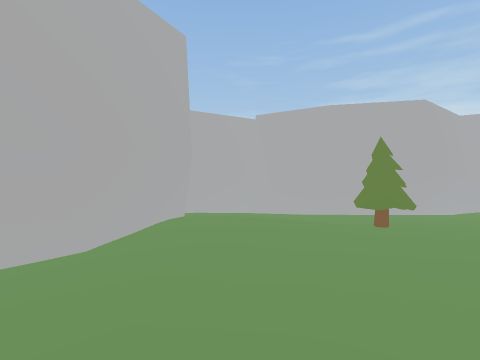
view 1 (above)

22 first-person views from a walk through a Unity game level. The camera is 1.3 m above the floor, looks level and sees 85° across. The floor is counted in squares, 2 m on a side. Each view is taken from the middle of a square. On the plan, view 1 faces up. The plan holds only what a view shows up to about 9 squares ahead; the rest is blank. The place goes on beyond the plan.

view 2
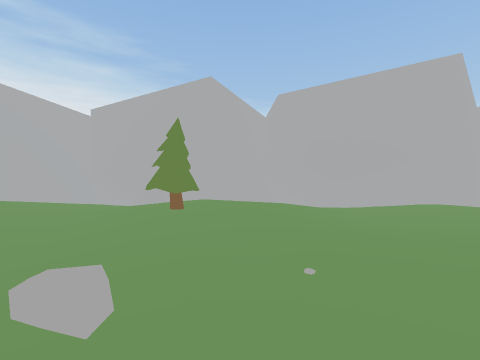

view 3
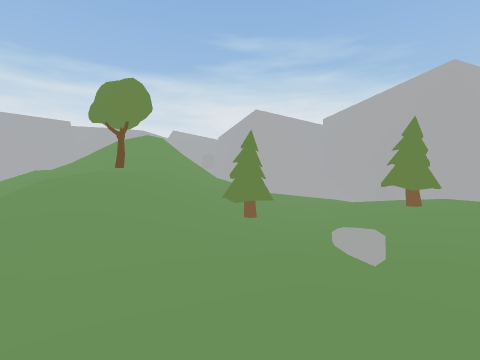

view 4
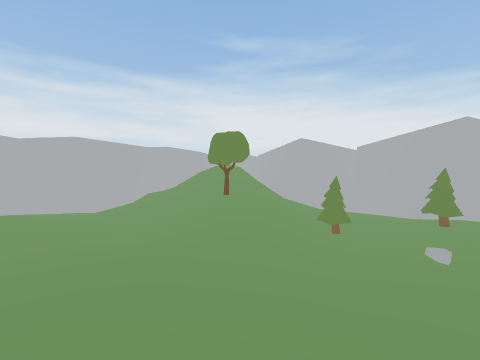

view 5
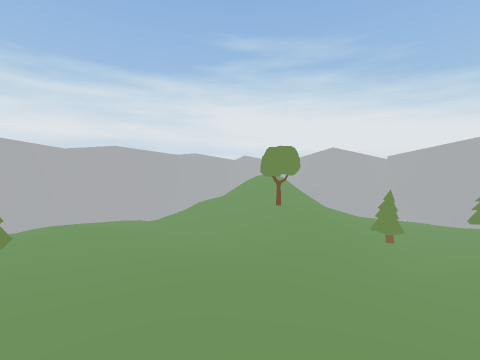

view 6
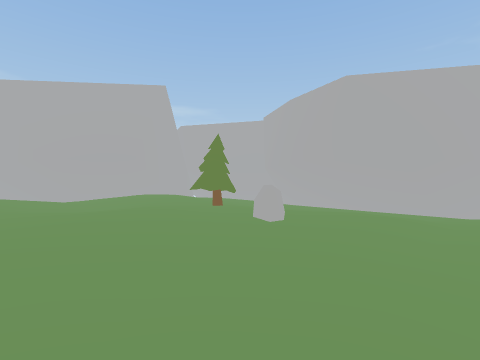

view 7
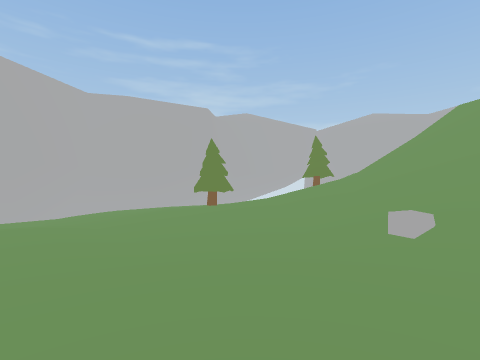

view 8
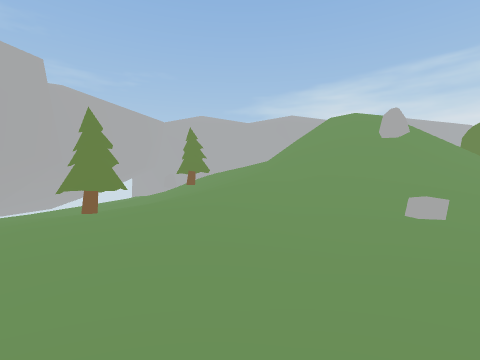

view 9
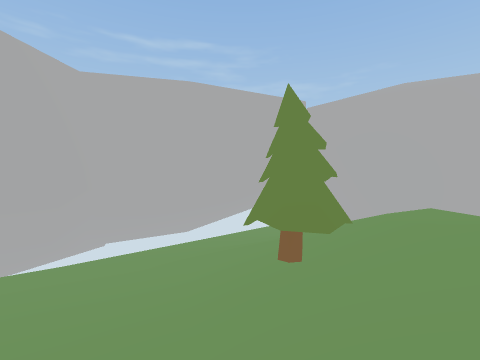

view 10
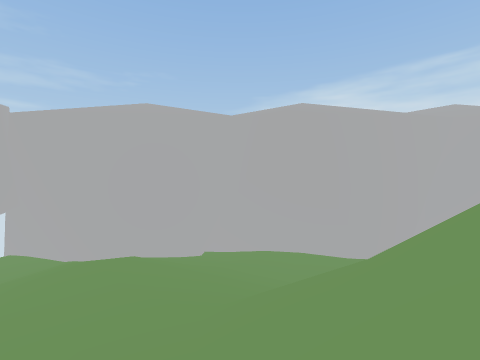

view 11
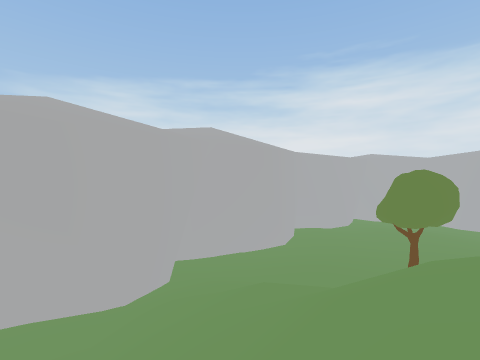

view 12
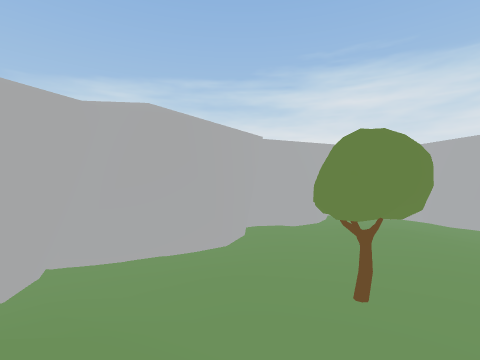

view 13
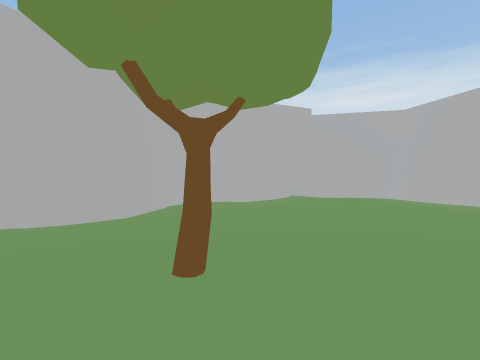

view 14
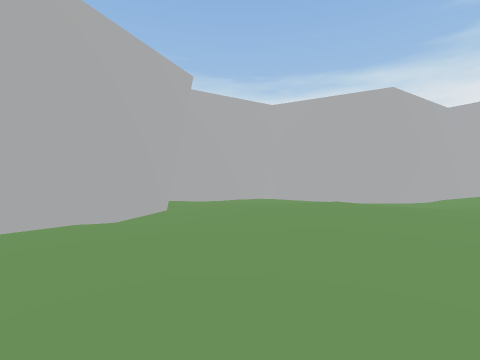

view 15
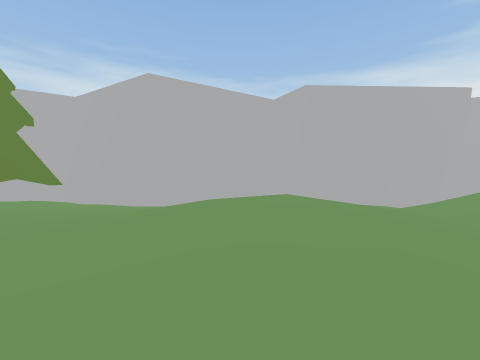

view 16
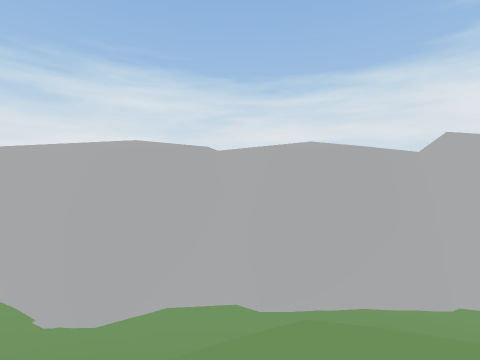

view 17
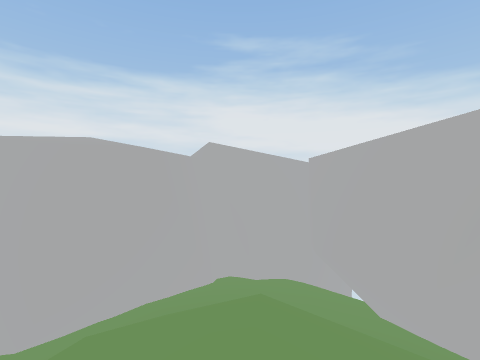

view 18
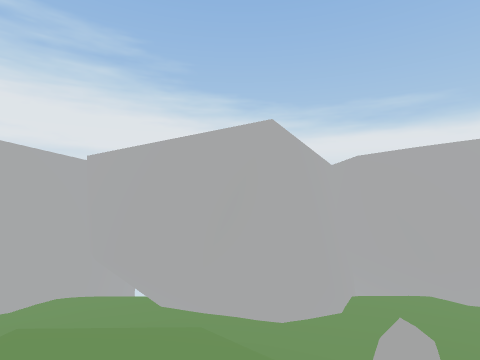

view 19
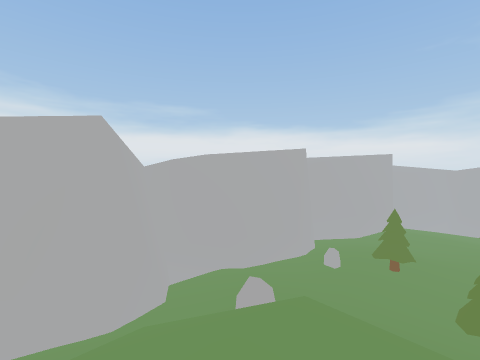

view 20
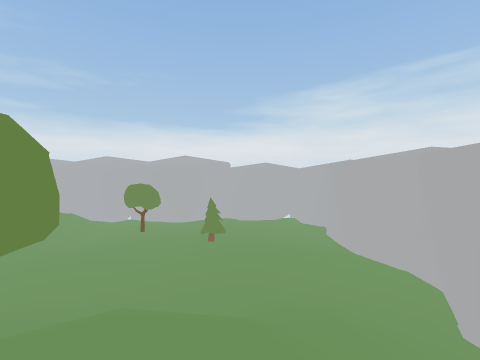

view 21
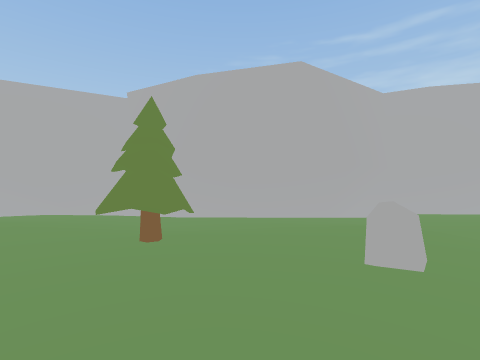

view 22
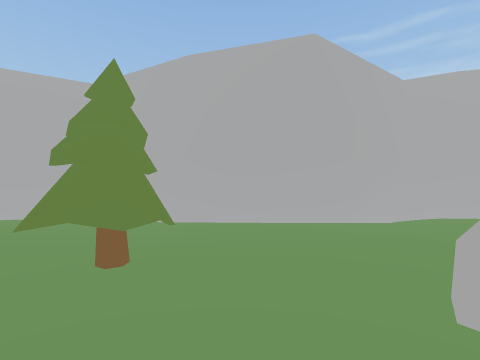

### Floor plan
Key: @ floor where view 1 was taken; # wall or solid block; . main floor; : floor 0.25 m higher than the main floor; - floor 0.25 m lower than the main floor; + floor 0.5 m higher than the main floor; _ floor 0.5 m lower than the main floor; * floor 0.75 m higher than the main floor; < floor 0.75 m lower than the main floor; % floor 1 m higher than the main floor; & floor 1.5 m higher than the main floor; $ floor 1.75 m higher than the main floor; / step, stairs or slope; T tree; R rock.
Columns run from 4 left of view 1 to 21 right of it. Each row starts with its distance up from view 1.
 10   #######################
  9   #__<<####<____<<<<<<<<#
  8   #-__<<_____---_<<-/___#
  7   #..-___----.T.-_//  /-#
  6   #....--.....TT..T///+##
  5   #....T...--.:++/T/&/+.#
  4   #......R.--./////$&/+.##
  3  ##---....----////////:.##
  2 ##-..-.......R/////  /-.#
  1  / :::......../R///////.#
  0  #  @+...::.-:%// /////.#
 -1  # :+T...R....////////*.##
 -2  #.R:.----....//    //+..#
 -3  #-...__-./..::+/  ..:..-#
 -4 ##.....T////:++++::::+:.-#
 -5 #-.::++////*:++++++T:::.##
 -6 #-.: %//$$/*::+::++++:..#
 -7 ##-. ////&//.::.:++++:::##
 -8  #-/ R//T //.:++:++++::::#
 -9  #./ ///////.+***T+++++::#
-10  #.   //////:*%%*+:+**+:##
-11  #.   //////:+%%*+::+++:#
-12  -.      ///:+**+..:::::#
-13 #-./*   ///..:++:....:::#
-14 #--.:/----/..:::.....::##
-15 ##_####__####..#########
-16  ###  ####  ####     #

Where each view was taken, in squares from view 1:
view 1: 0 up, 0 right, facing up
view 2: 0 up, 6 right, facing left
view 3: 0 up, 7 right, facing down-left
view 4: 0 up, 11 right, facing down-left
view 5: 1 down, 13 right, facing down-left
view 6: 1 up, 8 right, facing up-left
view 7: 1 up, 6 right, facing up-right
view 8: 4 up, 6 right, facing right
view 9: 4 up, 12 right, facing up-right
view 10: 3 up, 13 right, facing right
view 11: 2 up, 14 right, facing down-right
view 12: 1 down, 14 right, facing down-right
view 13: 4 down, 14 right, facing down-right
view 14: 6 down, 18 right, facing down
view 15: 7 down, 11 right, facing down
view 16: 9 down, 3 right, facing down
view 17: 9 down, 3 right, facing down-left
view 18: 9 down, 3 right, facing left
view 19: 10 down, 3 right, facing up-left
view 20: 10 down, 2 right, facing right
view 21: 2 up, 4 right, facing up
view 22: 3 up, 4 right, facing up
